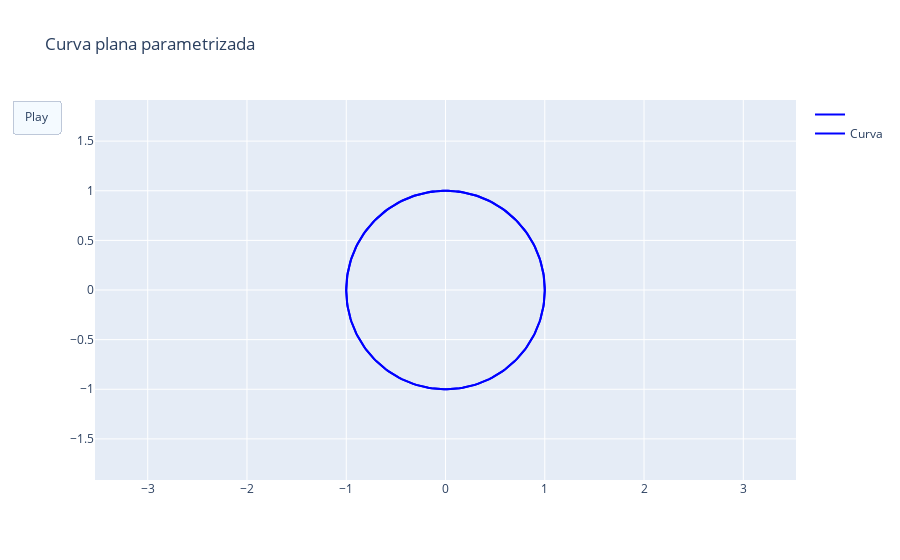

Notebook source saved alongside this figure:
### Code cell
# HIDE CODE
pontos = 300
t = np.linspace(0, 3*np.pi, pontos)
x = np.cos(t)
y = np.sin(t)
s = np.linspace(-1, 1, pontos)
xx = -np.sin(t)
yy = np.cos(t)
xm = np.min(np.concatenate((x,x+xx))) - 0.5
xM = np.max(np.concatenate((x,x+xx))) + 0.5
ym = np.min(np.concatenate((y,y+yy))) - 0.5
yM = np.max(np.concatenate((y,y+yy))) + 0.5


# Create figure
fig = go.Figure(
    data=[go.Scatter(name = "",x=x, y=y,
                     mode="lines",
                     line=dict(width=2, color="blue")),
          go.Scatter(name = "Curva",x=x, y=y,
                     mode="lines",
                     line=dict(width=2, color="blue"))],
    layout=go.Layout(
        xaxis=dict(range=[xm, xM], autorange=False, zeroline=False),
        yaxis=dict(range=[ym, yM], autorange=False, zeroline=False),
        title_text="Curva plana parametrizada", hovermode="closest",
        updatemenus=[dict(type="buttons",
                          buttons=[dict(label="Play",
                                        method="animate",
                                        args=[None,{
            "frame": {"duration": 20}}])])]),
    frames=[go.Frame(
        data=[go.Scatter(name = "Vetor tangente",
            x=[x[k], x[k] + xx[k]],
            y=[y[k], y[k] + yy[k]],
            mode="lines+markers",
            line=dict(color='red'),
            marker=dict(color="red", size=20,symbol= "arrow",angleref="previous"))])

        for k in range(pontos)]
)

fig.update_yaxes(scaleanchor = "x",scaleratio = 1,)
fig.show()

### Figure 1 — Plotly figure (JSON) as saved in the notebook; plotly's stock layout.template omitted (floating-point values rounded to 4 significant figures; data arrays with more than 128 entries replaced by an {"elided": "..."} marker saying what was removed)
{"data": [{"line": {"color": "blue", "width": 2}, "mode": "lines", "name": "", "type": "scatter", "x": {"elided": "300 float values"}, "y": {"elided": "300 float values"}}, {"line": {"color": "blue", "width": 2}, "mode": "lines", "name": "Curva", "type": "scatter", "x": {"elided": "300 float values"}, "y": {"elided": "300 float values"}}], "layout": {"hovermode": "closest", "title": {"text": "Curva plana parametrizada"}, "updatemenus": [{"buttons": [{"args": [null, {"frame": {"duration": 20}}], "label": "Play", "method": "animate"}], "type": "buttons"}], "xaxis": {"autorange": false, "range": [-1.914, 1.914], "zeroline": false}, "yaxis": {"autorange": false, "range": [-1.914, 1.914], "scaleanchor": "x", "scaleratio": 1, "zeroline": false}}}
